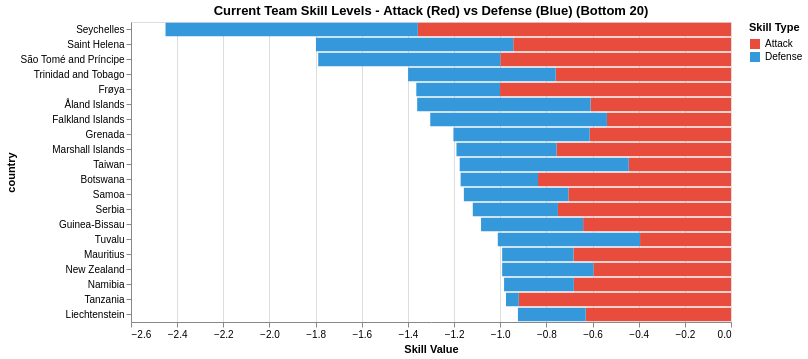

The code cell stored with this chart in its notebook:
### Code cell
df_lowest20 = df_latest.sort("total_skill", descending=False).head(20)

# Melt the data to long format for stacked bars
df_lowest20_melted = df_lowest20.melt(
    id_vars=["country", "date", "num_matches"],
    value_vars=["attack_mean", "defence_mean"],
    variable_name="skill_type",
    value_name="skill_value"
).with_columns(
    pl.col("skill_type").str.replace("attack_mean", "Attack").str.replace("defence_mean", "Defense")
)

# Create color scale: red for Attack, blue for Defense
color_scale = alt.Scale(
    domain=["Attack", "Defense"],
    range=["#e74c3c", "#3498db"]  # Red for attack, blue for defense
)

# Create horizontal bar chart with attack (red) and defense (blue) as stacked bars
chart_lowest = alt.Chart(df_lowest20_melted).mark_bar().encode(
    x=alt.X("skill_value:Q", title="Skill Value"),
    y=alt.Y("country:N", sort=alt.EncodingSortField(field="skill_value", op="sum", order="ascending")),
    color=alt.Color("skill_type:N", scale=color_scale, title="Skill Type"),
    tooltip=["country", "skill_type", "skill_value", "date", "num_matches"]
).properties(
    width=600,
    height=300,
    title="Current Team Skill Levels - Attack (Red) vs Defense (Blue) (Bottom 20)"
).interactive()

chart_lowest

### Figure 1 — Vega-Lite specification as saved in the notebook (floating-point values rounded to 4 significant figures)
{"config": {"view": {"continuousWidth": 300, "continuousHeight": 300}}, "data": {"name": "data-bc4eae1a80d6ccb050c3e198afdb0058"}, "mark": {"type": "bar"}, "encoding": {"color": {"field": "skill_type", "scale": {"domain": ["Attack", "Defense"], "range": ["#e74c3c", "#3498db"]}, "title": "Skill Type", "type": "nominal"}, "tooltip": [{"field": "country", "type": "nominal"}, {"field": "skill_type", "type": "nominal"}, {"field": "skill_value", "type": "quantitative"}, {"field": "date", "type": "temporal"}, {"field": "num_matches", "type": "quantitative"}], "x": {"field": "skill_value", "title": "Skill Value", "type": "quantitative"}, "y": {"field": "country", "sort": {"field": "skill_value", "op": "sum", "order": "ascending"}, "type": "nominal"}}, "height": 300, "params": [{"name": "param_1e9efca18e7a2868", "select": {"type": "interval", "encodings": ["x", "y"]}, "bind": "scales"}], "title": "Current Team Skill Levels - Attack (Red) vs Defense (Blue) (Bottom 20)", "width": 600, "$schema": "https://vega.github.io/schema/vega-lite/v6.4.1.json", "datasets": {"data-bc4eae1a80d6ccb050c3e198afdb0058": [{"country": "Seychelles", "date": "2025-10-14T00:00:00", "num_matches": 29, "skill_type": "Attack", "skill_value": -1.357}, {"country": "Saint Helena", "date": "2023-07-13T00:00:00", "num_matches": 4, "skill_type": "Attack", "skill_value": -0.9435}, {"country": "São Tomé and Príncipe", "date": "2025-10-13T00:00:00", "num_matches": 23, "skill_type": "Attack", "skill_value": -0.9995}, {"country": "Trinidad and Tobago", "date": "2026-06-09T00:00:00", "num_matches": 67, "skill_type": "Attack", "skill_value": -0.7598}, {"country": "Frøya", "date": "2025-07-17T00:00:00", "num_matches": 6, "skill_type": "Attack", "skill_value": -1.001}, {"country": "Åland Islands", "date": "2023-07-13T00:00:00", "num_matches": 4, "skill_type": "Attack", "skill_value": -0.6086}, {"country": "Falkland Islands", "date": "2023-07-13T00:00:00", "num_matches": 4, "skill_type": "Attack", "skill_value": -0.5376}, {"country": "Grenada", "date": "2026-05-16T00:00:00", "num_matches": 44, "skill_type": "Attack", "skill_value": -0.6124}, {"country": "Marshall Islands", "date": "2025-08-16T00:00:00", "num_matches": 2, "skill_type": "Attack", "skill_value": -0.7561}, {"country": "Taiwan", "date": "2025-11-18T00:00:00", "num_matches": 28, "skill_type": "Attack", "skill_value": -0.4429}, {"country": "Botswana", "date": "2026-03-31T00:00:00", "num_matches": 48, "skill_type": "Attack", "skill_value": -0.8362}, {"country": "Samoa", "date": "2024-11-18T00:00:00", "num_matches": 12, "skill_type": "Attack", "skill_value": -0.7046}, {"country": "Serbia", "date": "2026-06-04T00:00:00", "num_matches": 71, "skill_type": "Attack", "skill_value": -0.75}, {"country": "Guinea-Bissau", "date": "2026-03-31T00:00:00", "num_matches": 48, "skill_type": "Attack", "skill_value": -0.6407}, {"country": "Tuvalu", "date": "2023-11-30T00:00:00", "num_matches": 4, "skill_type": "Attack", "skill_value": -0.3941}, {"country": "Mauritius", "date": "2025-10-13T00:00:00", "num_matches": 33, "skill_type": "Attack", "skill_value": -0.6826}, {"country": "New Zealand", "date": "2026-06-06T00:00:00", "num_matches": 47, "skill_type": "Attack", "skill_value": -0.596}, {"country": "Namibia", "date": "2026-03-28T00:00:00", "num_matches": 51, "skill_type": "Attack", "skill_value": -0.681}, {"country": "Tanzania", "date": "2026-03-29T00:00:00", "num_matches": 57, "skill_type": "Attack", "skill_value": -0.9196}, {"country": "Liechtenstein", "date": "2026-06-07T00:00:00", "num_matches": 60, "skill_type": "Attack", "skill_value": -0.6296}, {"country": "Seychelles", "date": "2025-10-14T00:00:00", "num_matches": 29, "skill_type": "Defense", "skill_value": -1.093}, {"country": "Saint Helena", "date": "2023-07-13T00:00:00", "num_matches": 4, "skill_type": "Defense", "skill_value": -0.8552}, {"country": "São Tomé and Príncipe", "date": "2025-10-13T00:00:00", "num_matches": 23, "skill_type": "Defense", "skill_value": -0.7892}, {"country": "Trinidad and Tobago", "date": "2026-06-09T00:00:00", "num_matches": 67, "skill_type": "Defense", "skill_value": -0.6395}, {"country": "Frøya", "date": "2025-07-17T00:00:00", "num_matches": 6, "skill_type": "Defense", "skill_value": -0.3629}, {"country": "Åland Islands", "date": "2023-07-13T00:00:00", "num_matches": 4, "skill_type": "Defense", "skill_value": -0.7513}, {"country": "Falkland Islands", "date": "2023-07-13T00:00:00", "num_matches": 4, "skill_type": "Defense", "skill_value": -0.7656}, {"country": "Grenada", "date": "2026-05-16T00:00:00", "num_matches": 44, "skill_type": "Defense", "skill_value": -0.5904}, {"country": "Marshall Islands", "date": "2025-08-16T00:00:00", "num_matches": 2, "skill_type": "Defense", "skill_value": -0.4335}, {"country": "Taiwan", "date": "2025-11-18T00:00:00", "num_matches": 28, "skill_type": "Defense", "skill_value": -0.7327}, {"country": "Botswana", "date": "2026-03-31T00:00:00", "num_matches": 48, "skill_type": "Defense", "skill_value": -0.3355}, {"country": "Samoa", "date": "2024-11-18T00:00:00", "num_matches": 12, "skill_type": "Defense", "skill_value": -0.4529}, {"country": "Serbia", "date": "2026-06-04T00:00:00", "num_matches": 71, "skill_type": "Defense", "skill_value": -0.3689}, {"country": "Guinea-Bissau", "date": "2026-03-31T00:00:00", "num_matches": 48, "skill_type": "Defense", "skill_value": -0.4425}, {"country": "Tuvalu", "date": "2023-11-30T00:00:00", "num_matches": 4, "skill_type": "Defense", "skill_value": -0.6165}, {"country": "Mauritius", "date": "2025-10-13T00:00:00", "num_matches": 33, "skill_type": "Defense", "skill_value": -0.3091}, {"country": "New Zealand", "date": "2026-06-06T00:00:00", "num_matches": 47, "skill_type": "Defense", "skill_value": -0.3956}, {"country": "Namibia", "date": "2026-03-28T00:00:00", "num_matches": 51, "skill_type": "Defense", "skill_value": -0.3023}, {"country": "Tanzania", "date": "2026-03-29T00:00:00", "num_matches": 57, "skill_type": "Defense", "skill_value": -0.05532}, {"country": "Liechtenstein", "date": "2026-06-07T00:00:00", "num_matches": 60, "skill_type": "Defense", "skill_value": -0.2937}]}}
